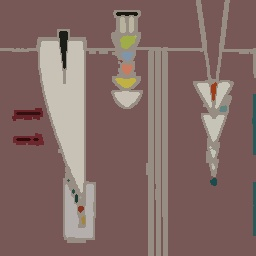
#> input picture k_post/1.jpg, 256 x 256 px; its folder holds 4 pictures in this run
$ jupyter execute --allow-errors clustering.ipynb
#> lines starting #> are read from the running program, lines starting #| are printed output that depends on the picture
[cell 1]
import matplotlib.pyplot as plt
import cv2
import numpy as np
import os
from sklearn.cluster import KMeans

[cell 2]
def llaveSort(cuadro):
    if cuadro != ".DS_Store":
        return int(cuadro.replace(".jpg",""))
    else:
        return -1

directorio = os.listdir("./k_post")
directorio.sort(key=llaveSort)

cuadros = []

i=0
for cuadro in directorio:
    i=i+1
    if cuadro != ".DS_Store" and i%2!=0:
        img = cv2.imread(os.path.join("./k_post",cuadro))
#> img is the input picture: shape (256, 256, 3); mean B, G, R 100.8, 105.2, 130.6
        img = cv2.cvtColor(img, cv2.COLOR_BGR2RGB)
        cuadros.append(img)


cuadrote = np.concatenate(tuple(cuadros),axis=1)
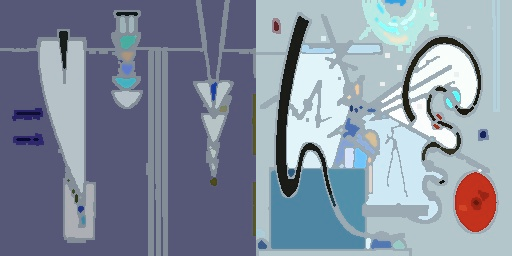
#> cuadrote: shape (256, 512, 3); mean of channels 0, 1, 2 159.8, 143.5, 132.5; drawn as B, G, R

fig = plt.figure(figsize=(40,100))
plt.imshow(cuadrote)

[cell 3]
cuadrote = cuadrote.reshape((-1, 3))
kmeans = KMeans(n_clusters=40)
kmeans.fit(cuadrote)

[cell 4]
def palette(clusters):
    width=40
    palette = np.zeros((10, width, 30), np.uint8)
    steps = width/clusters.cluster_centers_.shape[0]
    for idx, centers in enumerate(clusters.cluster_centers_):
        palette[:, int(idx*steps):(int((idx+1)*steps)), :] = centers
    return palette

#> (the rest of this cell did not finish here and is left out)
